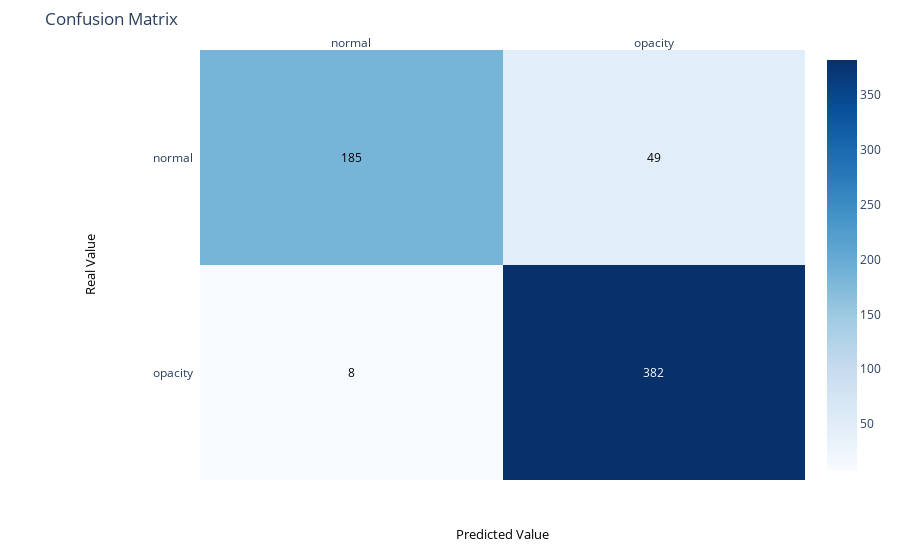

The code cell stored with this chart in its notebook:
### Code cell
cm_plot(cm, labels)

### Figure 1 — Plotly figure (JSON) as saved in the notebook; plotly's stock layout.template omitted (floating-point values rounded to 4 significant figures)
{"data": [{"colorscale": [[0, "rgb(247,251,255)"], [0.125, "rgb(222,235,247)"], [0.25, "rgb(198,219,239)"], [0.375, "rgb(158,202,225)"], [0.5, "rgb(107,174,214)"], [0.625, "rgb(66,146,198)"], [0.75, "rgb(33,113,181)"], [0.875, "rgb(8,81,156)"], [1, "rgb(8,48,107)"]], "reversescale": false, "showscale": true, "type": "heatmap", "x": ["normal", "opacity"], "y": ["normal", "opacity"], "z": [[185, 49], [8, 382]]}], "layout": {"annotations": [{"font": {"color": "#000000"}, "showarrow": false, "text": "185", "x": "normal", "xref": "x", "y": "normal", "yref": "y"}, {"font": {"color": "#000000"}, "showarrow": false, "text": "49", "x": "opacity", "xref": "x", "y": "normal", "yref": "y"}, {"font": {"color": "#000000"}, "showarrow": false, "text": "8", "x": "normal", "xref": "x", "y": "opacity", "yref": "y"}, {"font": {"color": "#FFFFFF"}, "showarrow": false, "text": "382", "x": "opacity", "xref": "x", "y": "opacity", "yref": "y"}, {"font": {"color": "black", "size": 13}, "showarrow": false, "text": "Predicted Value", "x": 0.5, "xref": "paper", "y": -0.15, "yref": "paper"}, {"font": {"color": "black", "size": 13}, "showarrow": false, "text": "Real Value", "textangle": -90, "x": -0.2, "xref": "paper", "y": 0.5, "yref": "paper"}], "margin": {"l": 200, "t": 50}, "title": {"text": "Confusion Matrix"}, "xaxis": {"dtick": 1, "gridcolor": "rgb(0, 0, 0)", "side": "top", "ticks": ""}, "yaxis": {"autorange": "reversed", "dtick": 1, "ticks": "", "ticksuffix": "  "}}}
